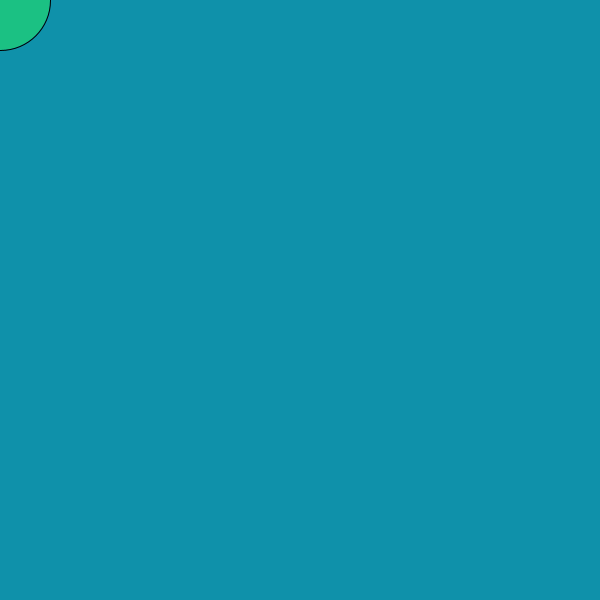
Frame 1 (no input)
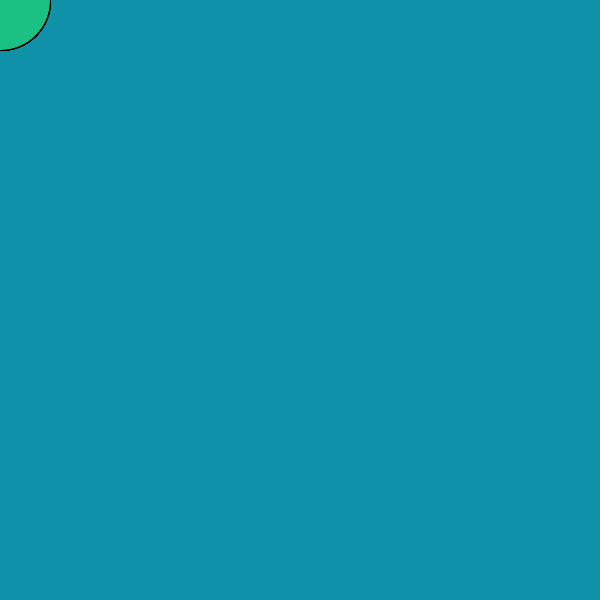
Frame 60 (the mouse pressed at the canvas centre just before this capture)
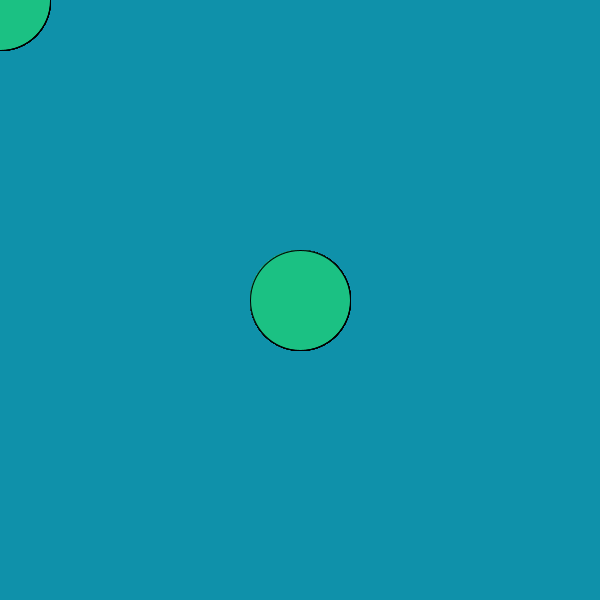
Frame 120 (the mouse held since frame 60 and released just before this capture)

The Processing sketch that drew these frames (run headless with seeded random() and noise(); from frame 60 on, the mouse is pressed at the canvas centre):

// Processing sketch: Lesson5
// ── Lesson5.pde
void setup() {
  background(15,145,170);
  size(600,600);
}

void draw() {
  fill(27, 193, 131);
  ellipse(mouseX, mouseY, 100, 100);
}
